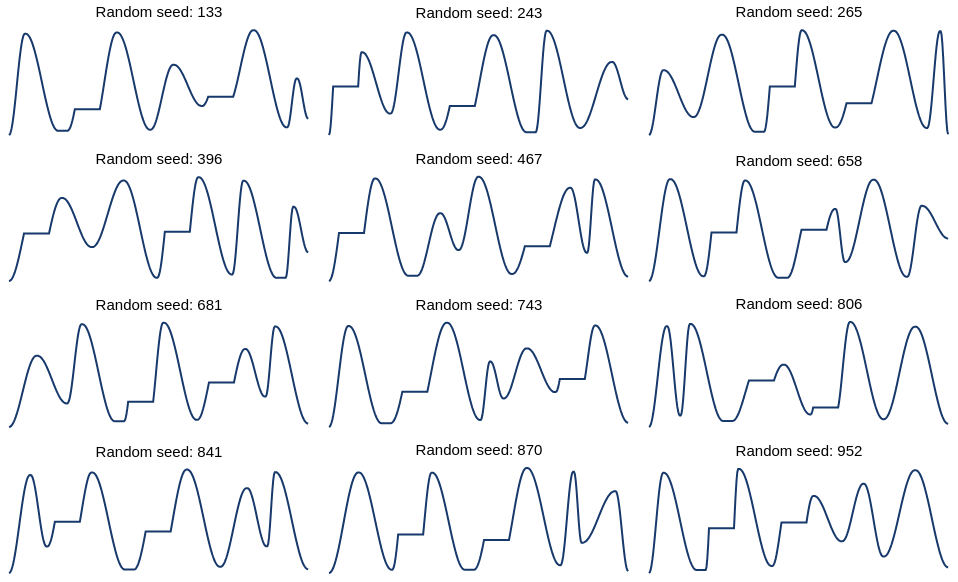

Source (notebook cell):
### Code cell
stimulus_seed_grid_chart = plot_stimulus_seed_grid(
    stimuli,
    columns=3,
    width=300,
    height=105,
    line_color="#17396b",
    line_width=2,
    panel_spacing=12,
    header_font_size=15,
    title=None,
)
style_figure(stimulus_seed_grid_chart)

### Figure 1 — Vega-Lite specification as saved in the notebook (floating-point values rounded to 4 significant figures; data arrays with more than 128 entries replaced by an {"elided": "..."} marker saying what was removed)
{"config": {"view": {"continuousWidth": 300, "continuousHeight": 300, "stroke": null}, "axis": {"domainColor": "black", "domainWidth": 1, "grid": false, "labelColor": "black", "labelFont": "Arial", "labelFontSize": 16, "labelPadding": 4, "tickColor": "black", "tickSize": 5, "titleColor": "black", "titleFont": "Arial", "titleFontSize": 16, "titleFontWeight": "normal", "titlePadding": 6}, "background": "white", "font": "Arial", "header": {"labelFont": "Arial", "labelFontSize": 18, "labelFontWeight": "bold", "titleFont": "Arial", "titleFontSize": 18}, "legend": {"labelFont": "Arial", "labelFontSize": 15, "titleFont": "Arial", "titleFontSize": 15, "titleFontWeight": "normal"}, "title": {"anchor": "middle", "color": "black", "font": "Arial", "fontSize": 18, "fontWeight": "bold", "offset": 8}}, "data": {"name": "data-b905670fa3b14255ba8b491103bbbfdc"}, "facet": {"field": "seed_label", "header": {"labelFont": "Arial", "labelFontSize": 15, "labelFontWeight": "normal", "labelPadding": 6}, "sort": ["Random seed: 133", "Random seed: 243", "Random seed: 265", "Random seed: 396", "Random seed: 467", "Random seed: 658", "Random seed: 681", "Random seed: 743", "Random seed: 806", "Random seed: 841", "Random seed: 870", "Random seed: 952"], "title": null, "type": "nominal"}, "spec": {"mark": {"type": "line", "color": "#17396b", "strokeWidth": 2}, "encoding": {"tooltip": [{"field": "seed", "title": "Random seed", "type": "ordinal"}, {"field": "time_s", "format": ".1f", "title": "Time (s)", "type": "quantitative"}, {"field": "temperature", "format": ".2f", "title": "Temperature (°C)", "type": "quantitative"}], "x": {"axis": null, "field": "time_s", "scale": {"zero": false}, "type": "quantitative"}, "y": {"axis": null, "field": "temperature", "scale": {"nice": false, "zero": false}, "type": "quantitative"}}, "height": 105, "width": 300}, "columns": 3, "resolve": {"scale": {"x": "shared", "y": "shared"}}, "spacing": 12, "$schema": "https://vega.github.io/schema/vega-lite/v6.4.1.json", "datasets": {"data-b905670fa3b14255ba8b491103bbbfdc": {"elided": "4320 records"}}}
